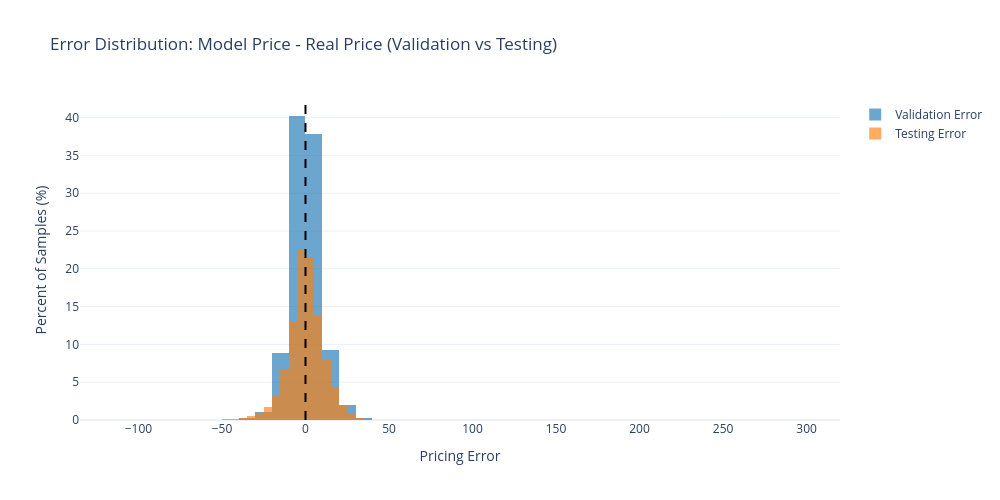

Write notebook code for a chart like this one.
### Code cell
print("Collecting validation/testing price errors...")
torch.set_grad_enabled(True)


def collect_price_errors(loader, split_name):
    real_prices = []
    model_prices = []

    for xb, yb in loader:
        xb = xb.to(device)
        yb = yb.to(device)

        preds_norm, _ = model(xb)
        k = xb[:, 1:2]

        real_batch = (yb * k).detach().cpu().numpy().ravel()
        model_batch = (preds_norm * k).detach().cpu().numpy().ravel()

        real_prices.append(real_batch)
        model_prices.append(model_batch)

    if not real_prices:
        raise ValueError(f"No rows available for {split_name} set.")

    real_prices = np.concatenate(real_prices)
    model_prices = np.concatenate(model_prices)
    errors = model_prices - real_prices

    mae = np.mean(np.abs(errors))
    rmse = np.sqrt(np.mean(errors ** 2))
    print(f"{split_name}: n={len(errors):,}, mean={errors.mean():.4f}, std={errors.std():.4f}, MAE={mae:.4f}, RMSE={rmse:.4f}")
    return errors


val_errors = collect_price_errors(data_module.val_dataloader(), "Validation")
test_errors = collect_price_errors(data_module.test_dataloader(), "Testing")

fig = go.Figure()
fig.add_trace(go.Histogram(
    x=val_errors,
    name="Validation Error",
    opacity=0.65,
    histnorm="percent",
    nbinsx=80,
    marker_color="#1f77b4",
))
fig.add_trace(go.Histogram(
    x=test_errors,
    name="Testing Error",
    opacity=0.65,
    histnorm="percent",
    nbinsx=80,
    marker_color="#ff7f0e",
))

fig.add_vline(x=0.0, line_dash="dash", line_color="black")
fig.update_layout(
    title="Error Distribution: Model Price - Real Price (Validation vs Testing)",
    xaxis_title="Pricing Error",
    yaxis_title="Percent of Samples (%)",
    barmode="overlay",
    template="plotly_white",
    width=1000,
    height=500,
)
fig.show()

### Figure 1 — Plotly figure (JSON) as saved in the notebook; plotly's stock layout.template omitted (floating-point values rounded to 4 significant figures; data arrays with more than 128 entries replaced by an {"elided": "..."} marker saying what was removed)
{"data": [{"histnorm": "percent", "marker": {"color": "#1f77b4"}, "name": "Validation Error", "nbinsx": 80, "opacity": 0.65, "x": {"elided": "47386 float values"}, "type": "histogram"}, {"histnorm": "percent", "marker": {"color": "#ff7f0e"}, "name": "Testing Error", "nbinsx": 80, "opacity": 0.65, "x": {"elided": "103172 float values"}, "type": "histogram"}], "layout": {"shapes": [{"line": {"color": "black", "dash": "dash"}, "type": "line", "x0": 0.0, "x1": 0.0, "xref": "x", "y0": 0, "y1": 1, "yref": "y domain"}], "title": {"text": "Error Distribution: Model Price - Real Price (Validation vs Testing)"}, "xaxis": {"title": {"text": "Pricing Error"}}, "yaxis": {"title": {"text": "Percent of Samples (%)"}}, "barmode": "overlay", "width": 1000, "height": 500}}
